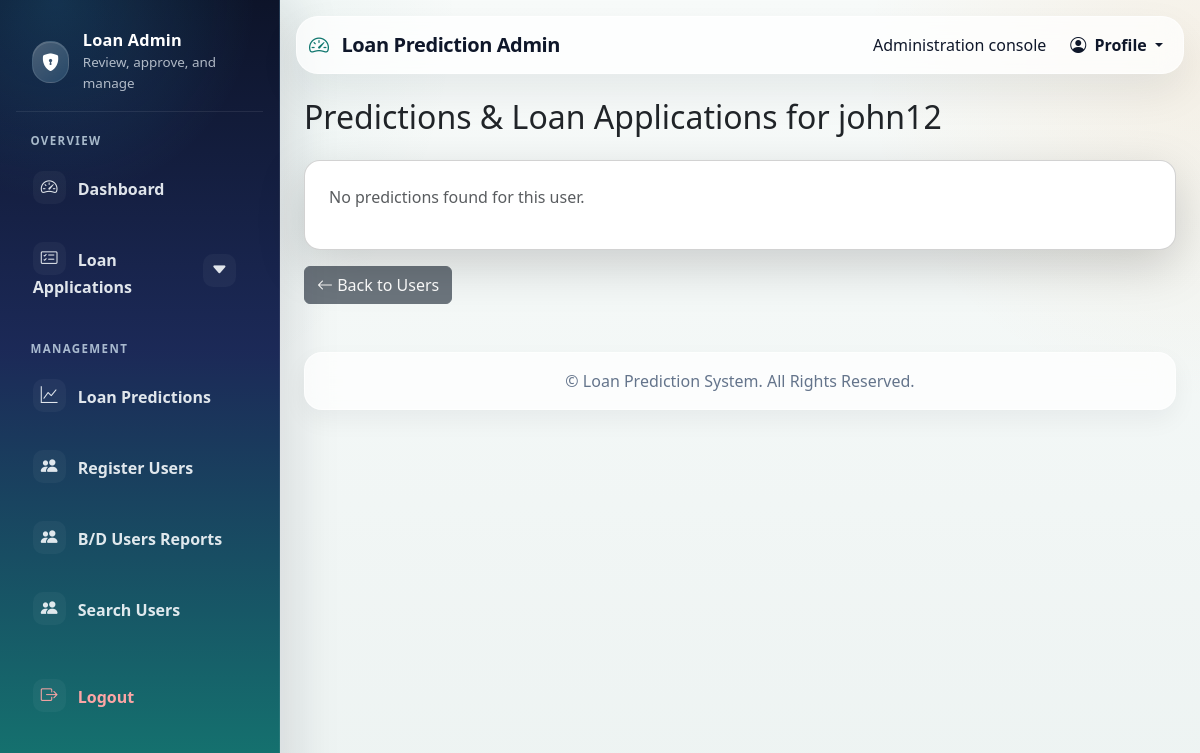
The app's page /admin-panel/admin/users/10/predictions/ (signed in), older data.
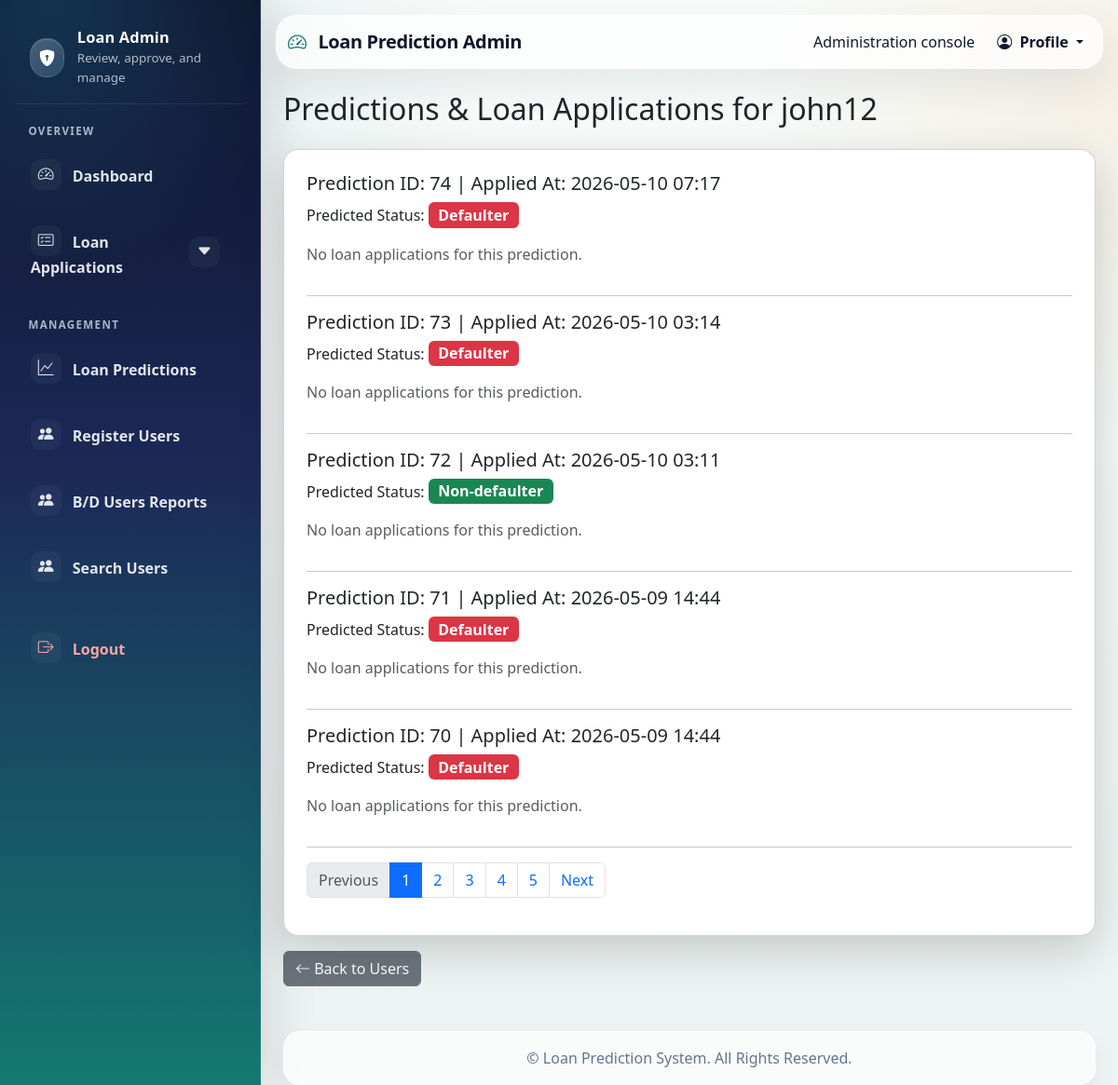
The same page, newer data.
### predictions/models.py (models this page shows, shortened)
class LoanApplication(models.Model):
    user = models.ForeignKey(User, null=True, blank=True, on_delete=models.SET_NULL)
    gender = models.CharField(max_length=20)
    married = models.CharField(max_length=10)
    dependents = models.CharField(max_length=10)
    education = models.CharField(max_length=20)
    self_employed = models.CharField(max_length=10)
    applicant_income = models.FloatField()
    coapplicant_income = models.FloatField()
    loan_amount = models.FloatField()
    loan_amount_term = models.FloatField(null=True, blank=True)
    credit_history = models.IntegerField(null=True, blank=True)
    property_area = models.CharField(max_length=20)
    created_at = models.DateTimeField(auto_now_add=True)
    class Meta:
        ordering = ['-created_at']
        verbose_name_plural = "Loan Applications"

### admin_panel/views.py (the view)
# urls.py: path('admin/users/<int:user_id>/predictions/', views.admin_user_predictions, name='admin_user_predictions'),
@user_passes_test(admin_required, login_url='admin_login')
def admin_user_predictions(request: HttpRequest, user_id: int) -> HttpResponse:
    user = get_object_or_404(User, id=user_id)
    predictions = LoanApplication.objects.filter(user=user).select_related('prediction').order_by('-created_at')
    config = PredictionConfig.objects.first()
    threshold = config.threshold if config else 0.65
    paginator = Paginator(predictions, 5)  # 5 predictions per page
    page_number = request.GET.get('page')
    page_obj = paginator.get_page(page_number)
    prediction_data = []
    for app in page_obj:
        loans = LoanApplicationFormData.objects.filter(user=user, prediction=app.prediction)
        prediction_data.append({
            'application': app,
            'loans': loans
        })
    logger.info(f"Admin {request.user.username} viewed {len(predictions)} predictions for user {user.username}")
    return render(request, 'admin_user_predictions.html', {
        'user': user,
        'prediction_data': prediction_data,
        'threshold': threshold,
        'page_obj': page_obj
    })

### admin_panel/views.py (called while the page is built)
def admin_required(user) -> bool:
    return user.is_authenticated and user.is_staff

### admin_panel/templates/admin_user_predictions.html
{% extends 'base.html' %}
{% block content %}
<h2 class="mb-4">Predictions & Loan Applications for {{ user.username }}</h2>
<div class="card shadow-lg p-4 rounded-4">
    {% if prediction_data %}
        {% for item in prediction_data %}
            <h5>Prediction ID: {{ item.application.id }} | Applied At: {{ item.application.created_at|date:"Y-m-d H:i" }}</h5>
            <p>
                Predicted Status:
                {% if item.application.prediction %}
                    {% if item.application.prediction.probability > threshold %}
                        <span class="badge bg-danger fs-6">Defaulter</span>
                    {% else %}
                        <span class="badge bg-success fs-6">Non-defaulter</span>
                    {% endif %}
                {% else %}
                    <span class="badge bg-secondary fs-6">No Prediction</span>
                {% endif %}
            </p>
            {% if item.loans.exists %}
                <table class="table table-bordered mb-3">
                    <thead>
                        <tr>
                            <th>#</th>
                            <th>Loan Amount</th>
                            <th>Tenure (months)</th>
                            <th>Purpose</th>
                            <th>Status</th>
                            <th>Remark</th>
                        </tr>
                    </thead>
                    <tbody>
                        {% for loan in item.loans %}
                        <tr>
                            <td>{{ forloop.counter }}</td>
                            <td>Rs{{ loan.loan_amount }}</td>
                            <td>{{ loan.loan_tenure }}</td>
                            <td>{{ loan.loan_purpose }}</td>
                            <td>{{ loan.status }}</td>
                            <td>{{ loan.remark }}</td>
                        </tr>
                        {% endfor %}
                    </tbody>
                </table>
            {% else %}
                <p class="text-muted">No loan applications for this prediction.</p>
            {% endif %}
            <hr>
        {% endfor %}
        <nav aria-label="Page navigation">
            <ul class="pagination">
                {% if page_obj.has_previous %}
                <li class="page-item">
                    <a class="page-link" href="?page={{ page_obj.previous_page_number }}">Previous</a>
                </li>
                {% else %}
                <li class="page-item disabled"><span class="page-link">Previous</span></li>
                {% endif %}
                {% for num in page_obj.paginator.page_range %}
                    {% if page_obj.number == num %}
                        <li class="page-item active"><span class="page-link">{{ num }}</span></li>
                    {% else %}
                        <li class="page-item"><a class="page-link" href="?page={{ num }}">{{ num }}</a></li>
                    {% endif %}
                {% endfor %}
                {% if page_obj.has_next %}
                <li class="page-item">
                    <a class="page-link" href="?page={{ page_obj.next_page_number }}">Next</a>
                </li>
                {% else %}
                <li class="page-item disabled"><span class="page-link">Next</span></li>
                {% endif %}
            </ul>
        </nav>
    {% else %}
        <p class="text-muted">No predictions found for this user.</p>
    {% endif %}
</div>
<a href="{% url 'user_list' %}" class="btn btn-secondary mt-3">
    <i class="bi bi-arrow-left"></i> Back to Users
</a>
{% endblock %}

### admin_panel/templates/base.html (shortened to what this page needs)
{% load static %}
<!DOCTYPE html>
<html lang="en">
<head>
    <link href="{% static 'admin_panel/css/admin_style.css' %}?v=2" rel="stylesheet">
    <link href="https://cdn.jsdelivr.net/npm/bootstrap@5.3.0/dist/css/bootstrap.min.css" rel="stylesheet">
    <link href="https://cdn.jsdelivr.net/npm/bootstrap-icons@1.10.5/font/bootstrap-icons.css" rel="stylesheet">
</head>
<body>
<div class="d-flex admin-shell">
    <aside class="sidebar p-3">
        <div class="sidebar-brand">
            <div class="sidebar-mark"><i class="bi bi-shield-lock-fill"></i></div>
            <div>
                <h4>Loan Admin</h4>
                <p>Review, approve, and manage</p>
            </div>
        </div>
        <span class="sidebar-section-label">Overview</span>
        <ul class="nav flex-column">
            <li class="nav-item mb-2">
                <a class="nav-link " href="{% url 'admin_dashboard' %}" >
                    <i class="bi bi-speedometer2 me-2"></i> Dashboard
                </a>
            </li>
            <li class="nav-item mb-2">
                <a class="nav-link d-flex justify-content-between align-items-center {% if request.resolver_match.url_name == 'admin_loan_list' or request.GET.status %}active{% endif %}" data-bs-toggle="collapse" href="#loanDropdown" role="button" aria-expanded="{% if request.resolver_match.url_name == 'admin_loan_list' or request.GET.status %}true{% else %}false{% endif %}" aria-controls="loanDropdown">
                    <span><i class="bi bi-card-checklist me-2"></i> Loan Applications</span>
                    <i class="bi bi-caret-down-fill"></i>
                </a>
            </li>
        </ul>
        <span class="sidebar-section-label">Management</span>
        <ul class="nav flex-column">
            <li class="nav-item mb-2">
                <a class="nav-link " href="{% url 'admin_predictions' %}" >
                    <i class="bi bi-graph-up me-2"></i> Loan Predictions
                </a>
            </li>
            <li class="nav-item mb-2">
                <a class="nav-link {% if request.resolver_match.url_name == 'user_list' %}active{% endif %}" href="{% url 'user_list' %}" {% if request.resolver_match.url_name == 'user_list' %}aria-current="page"{% endif %}>
                    <i class="bi bi-people-fill me-2"></i> Register Users
                </a>
            </li>
            <li class="nav-item mb-2">
                <a class="nav-link " href="{% url 'bd_users_reports' %}" >
                    <i class="bi bi-people-fill me-2"></i> B/D Users Reports
                </a>
            </li>
            <li class="nav-item mb-2">
                <a class="nav-link {% if request.resolver_match.url_name == 'search_users' %}active{% endif %}" href="{% url 'search_users' %}" {% if request.resolver_match.url_name == 'search_users' %}aria-current="page"{% endif %}>
                    <i class="bi bi-people-fill me-2"></i> Search Users
                </a>
            </li>
            <li class="nav-item mt-3">
                <a class="nav-link text-danger" href="{% url 'admin_logout' %}">
                    <i class="bi bi-box-arrow-right me-2"></i> Logout
                </a>
            </li>
        </ul>
    </aside>
    <div class="flex-grow-1">
        <nav class="navbar navbar-expand-lg navbar-light admin-topbar">
            <div class="container-fluid">
                <a class="navbar-brand" href="{% url 'admin_dashboard' %}">
                    <i class="bi bi-speedometer2 me-2"></i> Loan Prediction Admin
                </a>
                <div class="collapse navbar-collapse justify-content-end" id="navbarAdmin">
                    <ul class="navbar-nav align-items-lg-center gap-lg-2">
                        <li class="nav-item d-none d-lg-block">
                            <span class="nav-link text-muted small">Administration console</span>
                        </li>
                        <li class="nav-item dropdown">
                            <a class="nav-link dropdown-toggle fw-semibold" href="#" id="navbarProfile" role="button" data-bs-toggle="dropdown" aria-expanded="false">
                                <i class="bi bi-person-circle me-1"></i> Profile
                            </a>
                        </li>
                    </ul>
                </div>
            </div>
        </nav>
        <div class="p-4 admin-content">
            {% block content %}{% endblock %}
        </div>
        <footer class="admin-footer text-center py-3 mt-4 mx-4">
            &copy; {{ now.year }} Loan Prediction System. All Rights Reserved.
        </footer>
    </div>
</div>
</body>
</html>

### admin_panel/static/admin_panel/css/admin_style.css (style rules this page uses)
:root { --admin-ink: #0f172a; --admin-muted: #64748b; --admin-brand: #0f766e; --admin-brand-deep: #115e59; --admin-accent: #d97706; --admin-bg: #f4f8f7; --admin-surface: rgba(255, 255, 255, 0.72); --admin-border: rgba(15, 23, 42, 0.10); --admin-shadow: 0 18px 42px rgba(15, 23, 42, 0.08); --admin-shadow-soft: 0 10px 24px rgba(15, 23, 42, 0.05); }
* { box-sizing: border-box; }
body { color: var(--admin-ink); background: radial-gradient(circle at 0% 0%, rgba(15, 118, 110, 0.10) 0, transparent 32%), radial-gradient(circle at 100% 8%, rgba(217, 119, 6, 0.08) 0, transparent 24%), linear-gradient(180deg, #f8fbfa 0%, #edf3f2 100%); }
.admin-shell { min-height: 100vh; align-items: stretch; }
.sidebar { width: 280px; min-height: 100vh; position: sticky; top: 0; background: radial-gradient(circle at 20% 0%, rgba(56, 189, 248, 0.18) 0, transparent 24%), linear-gradient(180deg, rgba(8, 15, 37, 0.98) 0%, rgba(23, 37, 84, 0.98) 44%, rgba(15, 118, 110, 0.98) 100%); color: #fff; border-right: 1px solid rgba(255, 255, 255, 0.08); box-shadow: 18px 0 42px rgba(15, 23, 42, 0.10); }
.sidebar-brand { display: flex; align-items: center; gap: 0.85rem; padding: 0.95rem 1rem 1.15rem; margin-bottom: 1rem; border-bottom: 1px solid rgba(255, 255, 255, 0.08); }
.sidebar-mark { width: 2.65rem; height: 2.65rem; border-radius: 18px; display: grid; place-items: center; background: linear-gradient(135deg, rgba(255, 255, 255, 0.24), rgba(125, 211, 252, 0.18)); border: 1px solid rgba(255, 255, 255, 0.10); box-shadow: inset 0 1px 0 rgba(255, 255, 255, 0.12); font-size: 1.1rem; }
.sidebar-brand h4 { margin: 0; font-size: 1.02rem; font-weight: 700; letter-spacing: 0.01em; }
.sidebar-brand p { margin: 0.1rem 0 0; color: rgba(226, 232, 240, 0.76); font-size: 0.84rem; }
.sidebar .nav { gap: 0.25rem; }
.sidebar .nav-link { color: rgba(241, 245, 249, 0.92); font-weight: 600; padding: 0.82rem 0.95rem; border-radius: 14px; transition: transform 0.2s ease, background-color 0.2s ease, color 0.2s ease, box-shadow 0.2s ease; }
.sidebar .nav-link { position: relative; padding-left: 1.05rem; }
.sidebar .nav-link i.bi { width: 2.05rem; height: 2.05rem; min-width: 2.05rem; display: inline-grid; place-items: center; border-radius: 10px; background: rgba(255, 255, 255, 0.04); margin-right: 0.75rem; font-size: 1.05rem; transition: background 180ms ease, transform 180ms ease, color 180ms ease; }
.sidebar .nav-link::before { content: ''; position: absolute; left: 8px; top: 50%; transform: translateY(-50%); width: 4px; height: 36px; border-radius: 6px; background: transparent; transition: background 180ms ease, height 180ms ease; }
.sidebar .nav-link.text-danger { color: #fca5a5 !important; }
.sidebar-section-label { display: block; margin: 1.25rem 0 0.55rem; padding: 0 0.9rem; font-size: 0.72rem; letter-spacing: 0.12em; text-transform: uppercase; color: rgba(224, 242, 254, 0.72); font-weight: 800; }
.admin-topbar { position: sticky; top: 0; z-index: 1020; margin: 1rem 1rem 0; border: 1px solid rgba(255, 255, 255, 0.62); border-radius: 22px; background: rgba(255, 255, 255, 0.72) !important; backdrop-filter: blur(12px); box-shadow: var(--admin-shadow); }
.admin-topbar .navbar-brand { color: var(--admin-ink) !important; font-weight: 700; letter-spacing: -0.02em; }
.admin-topbar .navbar-brand i { color: var(--admin-brand); }
.admin-topbar .nav-link { color: var(--admin-ink) !important; }
.admin-content { background: transparent; }
.admin-content > * { animation: admin-fade-up 220ms ease-out; }
.card { border: 1px solid var(--admin-border); border-radius: 18px !important; box-shadow: var(--admin-shadow); background: rgba(255, 255, 255, 0.78); backdrop-filter: blur(10px); }
.text-muted { color: var(--admin-muted) !important; }
.admin-footer { border: 1px solid rgba(255, 255, 255, 0.62); border-radius: 18px; background: rgba(255, 255, 255, 0.72) !important; backdrop-filter: blur(12px); box-shadow: var(--admin-shadow-soft); color: var(--admin-muted); }

### admin_panel/templates/base.html (style rules this page uses)
.navbar-brand i { color: #0d6efd; }

Row changes from the older to the newer data that the page shows:
added LoanApplication: application.id "74", application.created_at "2026-05-10 07:17", shows "Defaulter"
added LoanApplication: application.id "73", application.created_at "2026-05-10 03:14", shows "Defaulter"
added LoanApplication: application.id "72", application.created_at "2026-05-10 03:11", shows "Non-defaulter"
added LoanApplication: application.id "71", application.created_at "2026-05-09 14:44", shows "Defaulter"
added LoanApplication: application.id "70", application.created_at "2026-05-09 14:44", shows "Defaulter"
Text that changed along with them:
text no longer shown: "No predictions found for this user."
text now shown: "Previous Next"
new list line: "1"
new list line: "2"
new list line: "3"
new list line: "4"
new list line: "5"
